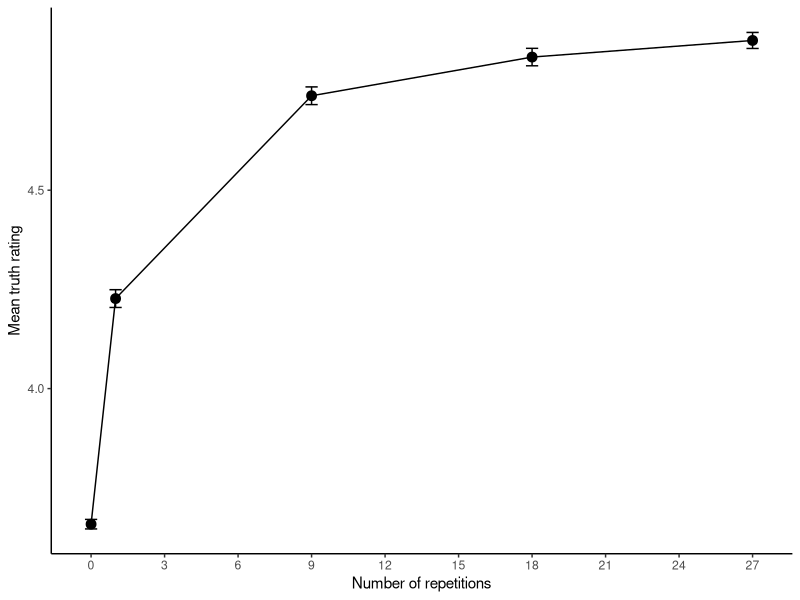

Reproduce this figure in R.
## ---- chunk 1
library(tidyverse)
library(afex)
library(emmeans)
library(kableExtra)

theme_set(theme_bw(base_size = 15) + theme(legend.position = "bottom"))
afex::afex_options(type = 3)
## ---- chunk 2
# -----------------------------
# Load + prepare data
# -----------------------------
truth_ratings <- read_csv("ideal_counterbalanced.csv") %>%
  mutate(
    participant_id     = factor(participant_id),
    repetition_numeric = as.numeric(repetition_times),
    repetition_factor  = factor(repetition_times, levels = c(0, 1, 9, 18, 27)),
    truth_score        = as.numeric(truth_score)
  )

rep_levels <- c("0", "1", "9", "18", "27")

# -----------------------------
# Helper: within-subject d (paper footnote)
# d = |m1 - m2| / sqrt(s1^2 + s2^2 - 2*r*s1*s2)
# -----------------------------
d_within_r <- function(x, y) {
  ok <- complete.cases(x, y)
  x <- x[ok]; y <- y[ok]
  m1 <- mean(x); m2 <- mean(y)
  s1 <- sd(x);   s2 <- sd(y)
  r  <- cor(x, y)
  denom <- sqrt(s1^2 + s2^2 - 2 * r * s1 * s2)
  abs(m1 - m2) / denom
}

# -----------------------------
# 1) Demographics: age summary
# -----------------------------
age_summary <- truth_ratings %>%
  distinct(participant_id, age) %>%
  summarise(
    n = n(),
    mean_age = mean(age, na.rm = TRUE),
    sd_age   = sd(age, na.rm = TRUE),
    min_age  = min(age, na.rm = TRUE),
    max_age  = max(age, na.rm = TRUE)
  )

age_summary

# -----------------------------
# 2) Matched-pairs t-test: repeated (collapsed across >0) vs new (0)
# -----------------------------
by_participant_cond <- truth_ratings %>%
  group_by(participant_id, repetition_numeric) %>%
  summarise(mean_truth = mean(truth_score, na.rm = TRUE), .groups = "drop")

by_participant_repeated_vs_new <- by_participant_cond %>%
  mutate(item_type = if_else(repetition_numeric == 0, "new", "repeated")) %>%
  group_by(participant_id, item_type) %>%
  summarise(mean_truth = mean(mean_truth, na.rm = TRUE), .groups = "drop") %>%
  pivot_wider(names_from = item_type, values_from = mean_truth)

tt_repeated_vs_new <- t.test(
  by_participant_repeated_vs_new$repeated,
  by_participant_repeated_vs_new$new,
  paired = TRUE
)

tt_repeated_vs_new

d_repeated_vs_new <- d_within_r(
  by_participant_repeated_vs_new$repeated,
  by_participant_repeated_vs_new$new
)

d_repeated_vs_new

msd_repeated_new <- by_participant_repeated_vs_new %>%
  summarise(
    M_repeated  = mean(repeated, na.rm = TRUE),
    SD_repeated = sd(repeated, na.rm = TRUE),
    M_new       = mean(new, na.rm = TRUE),
    SD_new      = sd(new, na.rm = TRUE)
  )

msd_repeated_new

# -----------------------------
# 3) Per-participant correlations: linear vs log(reps + 1)
# -----------------------------
wide_means <- by_participant_cond %>%
  mutate(rep_chr = as.character(repetition_numeric)) %>%
  select(participant_id, rep_chr, mean_truth) %>%
  pivot_wider(names_from = rep_chr, values_from = mean_truth)

stopifnot(all(rep_levels %in% names(wide_means)))

rep_num <- as.numeric(rep_levels)
rep_log <- log(rep_num + 1)

corrs <- wide_means %>%
  rowwise() %>%
  mutate(
    r_linear = {
      y <- c_across(all_of(rep_levels))
      if (anyNA(y)) NA_real_ else cor(y, rep_num)
    },
    r_log = {
      y <- c_across(all_of(rep_levels))
      if (anyNA(y)) NA_real_ else cor(y, rep_log)
    }
  ) %>%
  ungroup()

corr_summary <- corrs %>%
  summarise(
    mean_r_linear = mean(r_linear, na.rm = TRUE),
    sd_r_linear   = sd(r_linear, na.rm = TRUE),
    min_r_linear  = min(r_linear, na.rm = TRUE),
    max_r_linear  = max(r_linear, na.rm = TRUE),
    prop_pos_linear = mean(r_linear > 0, na.rm = TRUE),

    mean_r_log = mean(r_log, na.rm = TRUE),
    sd_r_log   = sd(r_log, na.rm = TRUE),
    min_r_log  = min(r_log, na.rm = TRUE),
    max_r_log  = max(r_log, na.rm = TRUE),
    prop_pos_log = mean(r_log > 0, na.rm = TRUE)
  )

corr_summary

# Number of participants with r_linear > 0
n_linear_pos <- sum(corrs$r_linear > 0, na.rm = TRUE)

# Total valid participants (non-missing r_linear)
n_total <- sum(!is.na(corrs$r_linear))

# Proportion (often reported in papers)
prop_linear_pos <- n_linear_pos / n_total

n_linear_pos
n_total
prop_linear_pos


tt_corr <- t.test(abs(corrs$r_log), abs(corrs$r_linear), paired = TRUE)
tt_corr

diff_r <- abs(corrs$r_log) - abs(corrs$r_linear)
d_dz_corr <- mean(diff_r, na.rm = TRUE) / sd(diff_r, na.rm = TRUE)
d_dz_corr

##
# graph
##

# Compute means + CI using numeric repetitions
means_plot <- truth_ratings %>%
  group_by(repetition_numeric) %>%
  summarise(
    mean_truth = mean(truth_score, na.rm = TRUE),
    se = sd(truth_score, na.rm = TRUE) / sqrt(n()),
    ci95 = qt(0.975, df = n() - 1) * se,
    .groups = "drop"
  )

# Plot with numeric scale + regular ticks
ggplot(means_plot, aes(x = repetition_numeric, y = mean_truth)) +
  geom_point(size = 3) +
  geom_line() +
  geom_errorbar(aes(ymin = mean_truth - ci95,
                    ymax = mean_truth + ci95),
                width = 0.5) +
  scale_x_continuous(
    breaks = seq(0, 27, by = 3)
  ) +
  labs(
    x = "Number of repetitions",
    y = "Mean truth rating"
  ) +
  theme_classic()



# -----------------------------
# 4) RM ANOVA + Bonferroni pairwise comparisons
# -----------------------------
aov_rm <- aov_car(
  truth_score ~ repetition_factor + Error(participant_id / repetition_factor),
  data = truth_ratings,
  factorize = FALSE
)

aov_rm

emm_rep <- emmeans(aov_rm, ~ repetition_factor)

pairs_bonf <- pairs(emm_rep, adjust = "bonferroni") %>%
  summary(infer = TRUE) %>%
  as.data.frame()

pairs_bonf

# Build robust numeric p-value lookup for (a,b) keys like "0||1"
pairs_bonf2 <- pairs_bonf %>%
  tidyr::extract(
    contrast,
    into = c("a_raw", "b_raw"),
    regex = "^\\s*(.*?)\\s*-\\s*(.*?)\\s*$",
    remove = FALSE
  ) %>%
  mutate(
    a = stringr::str_extract(a_raw, "\\d+"),
    b = stringr::str_extract(b_raw, "\\d+"),
    key = paste(a, b, sep = "||"),
    p_num = as.numeric(p.value)
  )

p_lookup <- setNames(pairs_bonf2$p_num, pairs_bonf2$key)

get_p_bonf <- function(a, b, lookup) {
  key1 <- paste(a, b, sep = "||")
  key2 <- paste(b, a, sep = "||")

  p1 <- lookup[key1]
  if (length(p1) == 1 && !is.na(p1)) return(unname(p1))

  p2 <- lookup[key2]
  if (length(p2) == 1 && !is.na(p2)) return(unname(p2))

  NA_real_
}

# -----------------------------
# 5) Table 2-style output (M/SD header + triangular d matrix)
# -----------------------------
desc_by_cond <- truth_ratings %>%
  group_by(repetition_factor) %>%
  summarise(
    M = mean(truth_score, na.rm = TRUE),
    SD = sd(truth_score, na.rm = TRUE),
    .groups = "drop"
  ) %>%
  mutate(repetition_factor = as.character(repetition_factor))

msd_header <- desc_by_cond %>%
  mutate(msd = sprintf("\\makecell{M = %.2f \\\\ SD = %.2f}", M, SD)) %>%
  select(repetition_factor, msd) %>%
  pivot_wider(names_from = repetition_factor, values_from = msd) %>%
  as.data.frame()

cell_matrix <- matrix("",
  nrow = length(rep_levels),
  ncol = length(rep_levels),
  dimnames = list(rep_levels, rep_levels)
)

for (i in seq_along(rep_levels)) {
  for (j in seq_along(rep_levels)) {
    if (i == j) {
      cell_matrix[i, j] <- "–"
    } else if (i < j) {
      a <- rep_levels[i]
      b <- rep_levels[j]

      d_val <- d_within_r(wide_means[[a]], wide_means[[b]])
      p_val <- get_p_bonf(a, b, p_lookup)
      is_sig <- !is.na(p_val) && p_val < 0.05

      cell_txt <- sprintf("d = %.2f%s", d_val, if (is_sig) "*" else "")
      if (is_sig) cell_txt <- paste0("\\textbf{", cell_txt, "}")

      cell_matrix[i, j] <- cell_txt
    }
  }
}

d_table_formatted <- as.data.frame(cell_matrix)

final_table <- bind_rows(
  tibble(` ` = "Ms and SDs of truth ratings") %>% bind_cols(msd_header),
  tibble(` ` = rownames(d_table_formatted)) %>% bind_cols(d_table_formatted)
) %>%
  mutate(across(everything(), as.character))

knitr::kable(final_table, format = "latex", booktabs = TRUE,
             escape = FALSE, align = "lccccc") %>%
  kableExtra::kable_styling(latex_options = c("hold_position")) %>%
  kableExtra::add_header_above(c(" " = 1, "Number of Session 1 repetitions" = 5))
